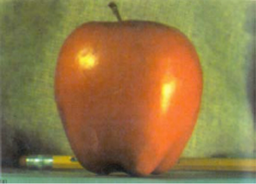
#> input picture Assignment 2/data/apple.png, 256 x 184 px, shrunk from 624 x 448 before the run
$ jupyter execute pyramid.ipynb
#> lines starting #> are read from the running program, lines starting #| are printed output that depends on the picture
[cell 1]
import sys

[cell 2]
def convolution(oldimage, kernel):
    image_h = oldimage.shape[0]
    image_w = oldimage.shape[1]


    kernel_h = kernel.shape[0]
    kernel_w = kernel.shape[1]

    if(len(oldimage.shape) == 3):
        image_pad = np.pad(oldimage, pad_width=(
            (kernel_h // 2, kernel_h // 2),(kernel_w // 2,
            kernel_w // 2),(0,0)), mode='constant',
            constant_values=0).astype(np.float32)
    elif(len(oldimage.shape) == 2):
        image_pad = np.pad(oldimage, pad_width=(
            (kernel_h // 2, kernel_h // 2),
            (kernel_w // 2, kernel_w // 2)), mode='constant', constant_values=0).astype(np.float32)


    h = kernel_h // 2
    w = kernel_w // 2

    image_conv = np.zeros(image_pad.shape)

    for i in range(h, image_pad.shape[0]-h):
        for j in range(w, image_pad.shape[1]-w):
            #sum = 0
            x = image_pad[i-h:i-h+kernel_h, j-w:j-w+kernel_w]
            x = x.flatten()*kernel.flatten()
            image_conv[i][j] = x.sum()
    h_end = -h
    w_end = -w

    if(h == 0):
        return image_conv[h:,w:w_end]
    if(w == 0):
        return image_conv[h:h_end,w:]
    return image_conv[h:h_end,w:w_end]

[cell 3]
def GaussianBlurImage(image, mult=1):
    gaussian_filter= np.array([[1, 4, 6, 4, 1],
                             [4,16,24,16,4],
                             [6,24,36,24,6],
                             [4,16,24,16,4],
                             [1, 4, 6, 4, 1]])/256 * mult


    im_filtered = np.zeros_like(image, dtype=np.float32)
    for c in range(3):
        im_filtered[:, :, c] = convolution(image[:, :, c], gaussian_filter)
    return (im_filtered.astype(np.uint8))

[cell 4]
def pyrD(image):
    #Convolve with kernel
    blurred = GaussianBlurImage(image)
    #Remove every even-numbered row and column
    down = blurred[::2,::2]
    return down

[cell 5]
def pyrU(image):
    #Upsample
    shp = (2*image.shape[0],2*image.shape[1],image.shape[2])
    out = np.zeros(np.array(shp),dtype=image.dtype)
    out[::2,::2] = image
    #Convolve
    up = GaussianBlurImage(out, 4)
    return up

[cell 6]
import cv2 as cv
import numpy as np,sys
A = cv.imread('./data/apple.png')
#> A is the input picture: shape (184, 256, 3); mean B, G, R 70.4, 120.4, 144.7
B = cv.imread('./data/orange.png')
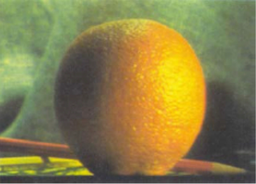
#> input picture Assignment 2/data/orange.png, 256 x 184 px, shrunk from 624 x 448 before the run
#> B is the input picture: shape (184, 256, 3); mean B, G, R 73.3, 126.2, 136.4
# generate Gaussian pyramid for A
G = A.copy()
gpA = [G]
for i in range(6):
    G = pyrD(G)
    gpA.append(G)
#> this loop made 6 passes
#> pass 1, in convolution (call 3), `image_pad = np.pad(oldimage, pad_width=( (kernel_h // 2, kernel_h // 2..`:
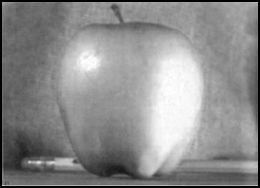
#> image_pad: shape (188, 260) float32; min 0, max 255, mean 139.5
#> after the loop, gpA = 7 items
# generate Gaussian pyramid for B
G = B.copy()
gpB = [G]
for i in range(6):
    G = pyrD(G)
    gpB.append(G)
#> this loop made 6 passes
#> pass 1, in convolution (call 19), `image_pad = np.pad(oldimage, pad_width=( (kernel_h // 2, kernel_h // 2..`:
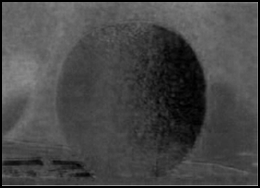
#> image_pad: shape (188, 260) float32; min 0, max 172, mean 70.6
#> pass 1, in convolution (call 20), `image_pad = np.pad(oldimage, pad_width=( (kernel_h // 2, kernel_h // 2..`:
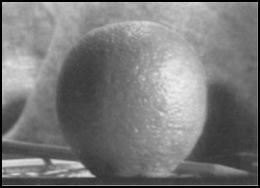
#> image_pad: shape (188, 260) float32; min 0, max 238, mean 121.6
#> pass 1, in convolution (call 21), `image_pad = np.pad(oldimage, pad_width=( (kernel_h // 2, kernel_h // 2..`:
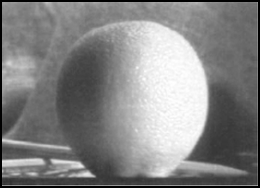
#> image_pad: shape (188, 260) float32; min 0, max 255, mean 131.5
#> after the loop, gpB = 7 items
# generate Laplacian Pyramid for A
lpA = [gpA[5]]
for i in range(5,0,-1):
    GE = pyrU(gpA[i])
    if gpA[i-1].shape[0] % 2 == 1:
        GE = GE[:-1,:,:]
    if gpA[i-1].shape[1] % 2 == 1:
        GE = GE[:,:-1,:]
    L = cv.subtract(gpA[i-1],GE)
    lpA.append(L)
#> after the loop, lpA = 6 items
# generate Laplacian Pyramid for B
lpB = [gpB[5]]
for i in range(5,0,-1):
    GE = pyrU(gpB[i])
    if gpB[i-1].shape[0] % 2 == 1:
        GE = GE[:-1,:,:]
    if gpB[i-1].shape[1] % 2 == 1:
        GE = GE[:,:-1,:]
    L = cv.subtract(gpB[i-1],GE)
    lpB.append(L)
#> after the loop, lpB = 6 items
# Now add left and right halves of images in each level
LS = []
for la,lb in zip(lpA,lpB):
    rows,cols,dpt = la.shape
    ls = np.hstack((la[:,0:cols//2], lb[:,cols//2:]))
    LS.append(ls)
#> this loop made 6 passes
#> (rows, cols) on passes 1 to 6: (6, 8), (12, 16), (23, 32), (46, 64), (92, 128), (184, 256)
#> pass 3, `ls = np.hstack((la[:,0:cols//2], lb[:,cols//2:]))`:
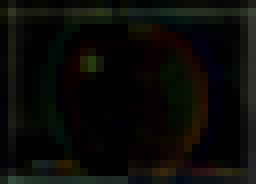
#> ls: shape (23, 32, 3) (shown 8 times larger); mean of channels 0, 1, 2 7.6, 10.6, 10.5; drawn as B, G, R
#> after the loop, LS = 6 items
# now reconstruct
ls_ = LS[0]
for i in range(1,6):
    ls_ = pyrU(ls_)
    if LS[i].shape[0] % 2 == 1:
        ls_ = ls_[:-1,:,:]
    if LS[i].shape[1] % 2 == 1:
        ls_ = ls_[:,:-1,:]
    ls_ = cv.add(ls_, LS[i])
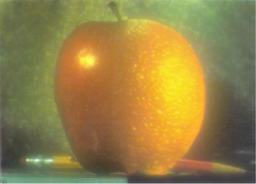
#> ls_: shape (184, 256, 3); mean of channels 0, 1, 2 70.7, 128.8, 148.6; drawn as B, G, R

# image with direct connecting each half
real = np.hstack((A[:,:cols//2],B[:,cols//2:]))
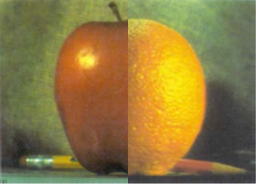
#> real: shape (184, 256, 3); mean B, G, R 64.2, 120, 140.2

cv.imshow("Original",np.hstack([A,B]))
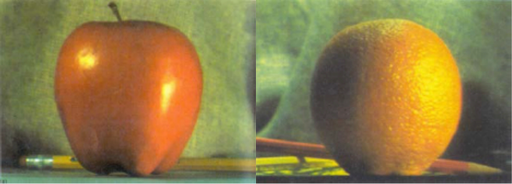
#> window 'Original': shape (184, 512, 3); mean B, G, R 71.8, 123.3, 140.6
cv.imshow("Result",np.hstack([ls_,real]))
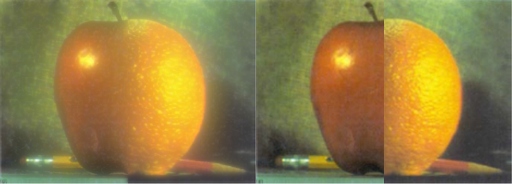
#> window 'Result': shape (184, 512, 3); mean B, G, R 67.5, 124.4, 144.4
cv.waitKey(0)
cv.destroyAllWindows()
